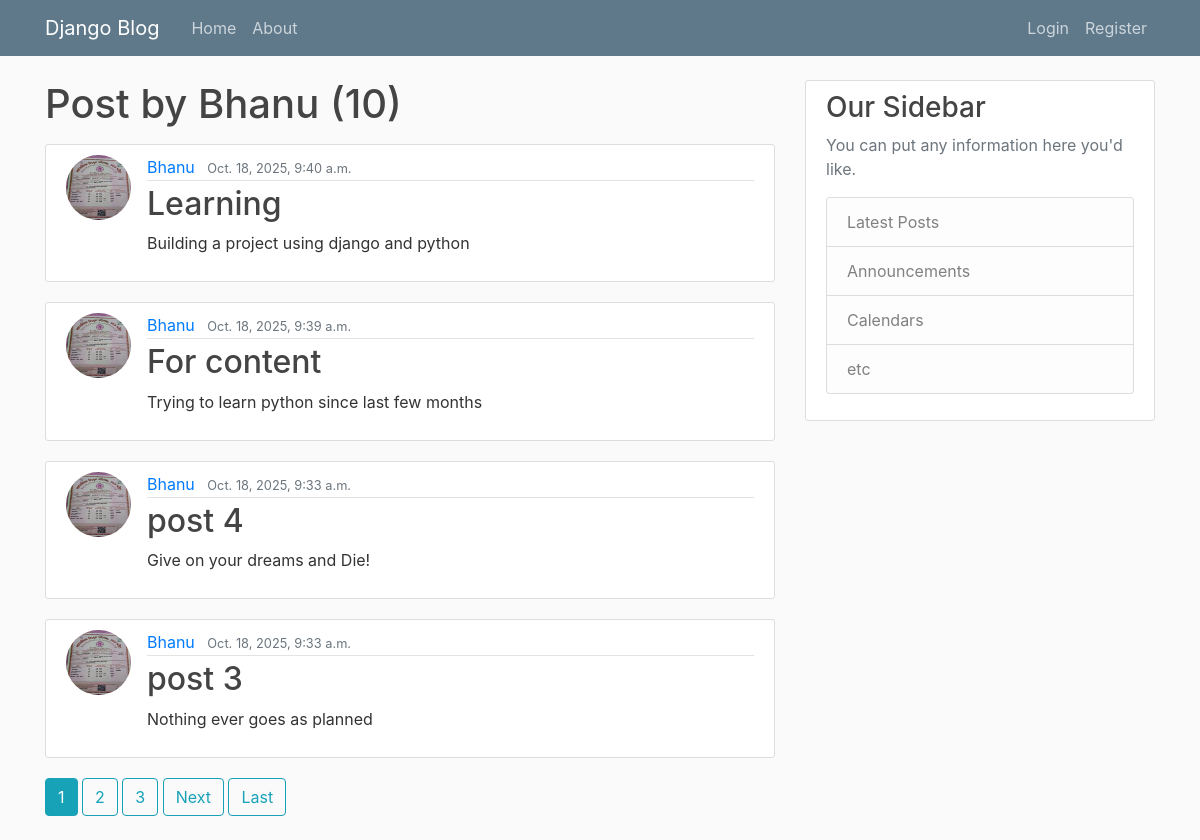
The page /user/Bhanu on the database its author committed.
### blog/models.py (models this page shows, shortened)
class Post(models.Model):
    title =models.CharField(max_length=100) # each attribute will be a different field in database
    content =models.TextField()
    date_posted = models.DateTimeField(default=timezone.now)
    author = models.ForeignKey(User,on_delete=models.CASCADE)

### users/models.py (models this page shows, shortened)
class Profile(models.Model):
    user = models.OneToOneField(User, on_delete=models.CASCADE)
    image=models.ImageField(default='default.jpg',upload_to='profile_pics')

### blog/views.py (the view)
# urls.py: path('user/<str:username>', UserPostListView.as_view(), name='user-posts'),
class UserPostListView(ListView):
    model = Post
    template_name='blog/user_posts.html' # <app>/<model>_<viewtype>.html
    context_object_name='posts'
    ordering=['-date_posted']
    paginate_by = 4
    def get_queryset(self):
        user=get_object_or_404(User,username=self.kwargs.get('username'))
        return Post.objects.filter(author=user).order_by('-date_posted')

### blog/templates/blog/user_posts.html (shortened to what this page needs)
{% extends "blog/base.html" %}
{% block content %}
    <h1 class="mb-3" >Post by {{ view.kwargs.username }} ({{ page_obj.paginator.count }})</h1>
    {% for post in posts %}
        <article class="media content-section">
            <img class="rounded-circle article-img" src="{{ post.author.profile.image.url }}" >
            <div class="media-body">
                <div class="article-metadata">
                <a class="mr-2" href="{% url 'user-posts' post.author.username %}">{{ post.author }}</a>
                <small class="text-muted">{{ post.date_posted }}</small>
                </div>
                <h2><a class="article-title" href="{% url 'post-detail' post.id %}">{{ post.title }}</a></h2>
                <p class="article-content">{{ post.content }}</p>
            </div>
        </article>
    {% endfor %}
    {% if is_paginated %}
        {% for num in page_obj.paginator.page_range %}
            {% if page_obj.number == num %}
                <a class="btn btn-info mb-4" href="?page={{ num }}">{{ num }}</a>
            {% elif num > page_obj.number|add:'-3' and num < page_obj.number|add:'3' %}
                <a class="btn btn-outline-info mb-4" href="?page={{ num }}">{{ num }}</a>
            {% endif %}
        {% endfor %}
            {% if page_obj.has_next %}
                <a class="btn btn-outline-info mb-4" href="?page={{ page_ojb.next_page_number }}">Next</a>
                <a class="btn btn-outline-info mb-4" href="?page={{ page_obj.paginator.num_pages }}">Last</a>
            {% endif %}
    {% endif %}
{% endblock content %}

### blog/static/blog/main.css (style rules this page uses)
body { background: #fafafa; color: #333333; margin-top: 5rem; }
h1, h2, h3, h4, h5, h6 { color: #444444; }
.content-section { background: #ffffff; padding: 10px 20px; border: 1px solid #dddddd; border-radius: 3px; margin-bottom: 20px; }
.article-title { color: #444444; }
.article-content { white-space: pre-line; }
.article-img { height: 65px; width: 65px; margin-right: 16px; }
.article-metadata { padding-bottom: 1px; margin-bottom: 4px; border-bottom: 1px solid #e3e3e3 }

### rows shown on the page
Post: author.profile.image (picture), author "Bhanu", date_posted "Oct. 18, 2025, 9:40 a.m.", title "Learning", content "Building a project using django and python"
Post: author.profile.image (picture), author "Bhanu", date_posted "Oct. 18, 2025, 9:39 a.m.", title "For content", content "Trying to learn python since last few months"
Post: author.profile.image (picture), author "Bhanu", date_posted "Oct. 18, 2025, 9:33 a.m.", title "post 4", content "Give on your dreams and Die!"
Post: author.profile.image (picture), author "Bhanu", date_posted "Oct. 18, 2025, 9:33 a.m.", title "post 3", content "Nothing ever goes as planned"

### other values the page prints
{{ view.kwargs.username }} "Bhanu"
{{ page_obj.paginator.count }} "10"
{{ num }} "1"
{{ num }} "2" "3"
